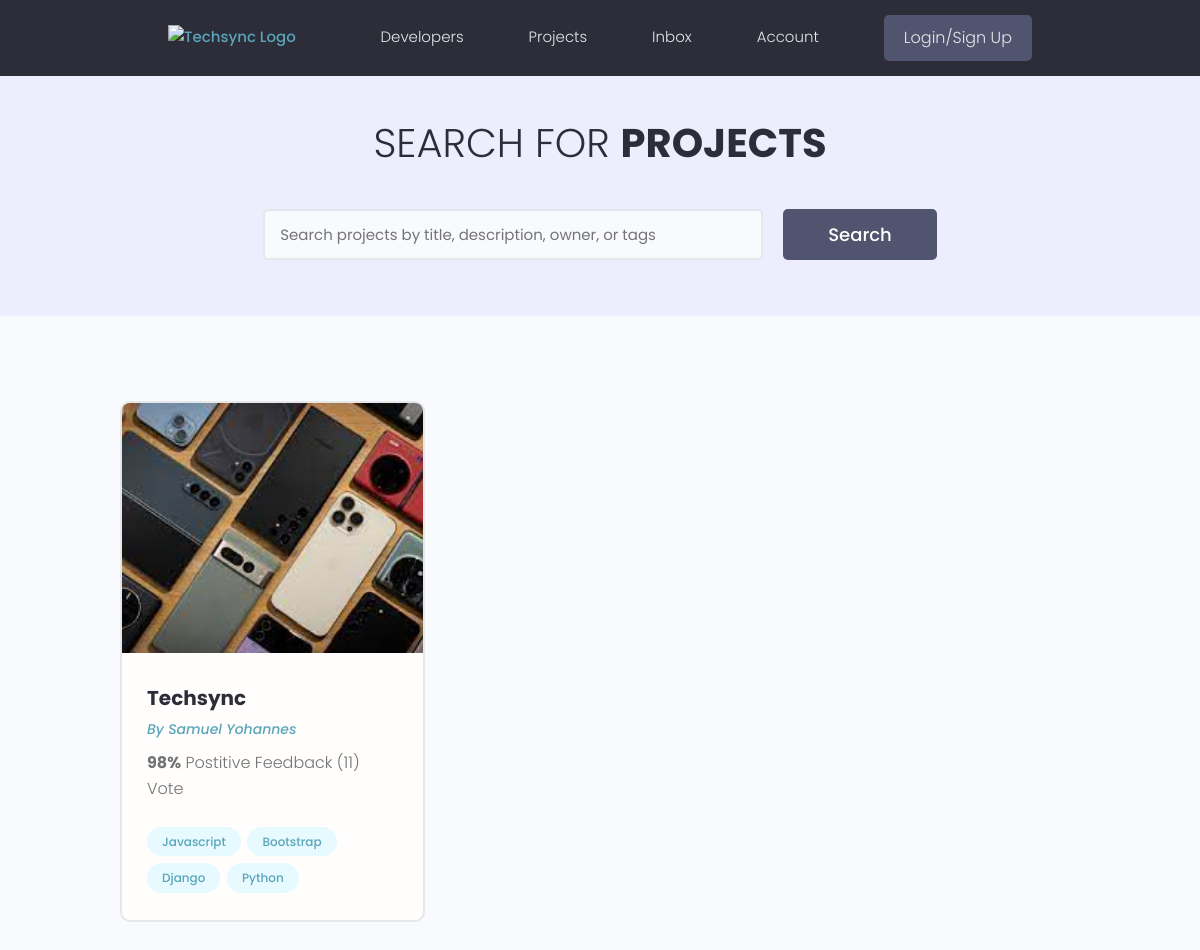
Before: /projects/ with the older database file.
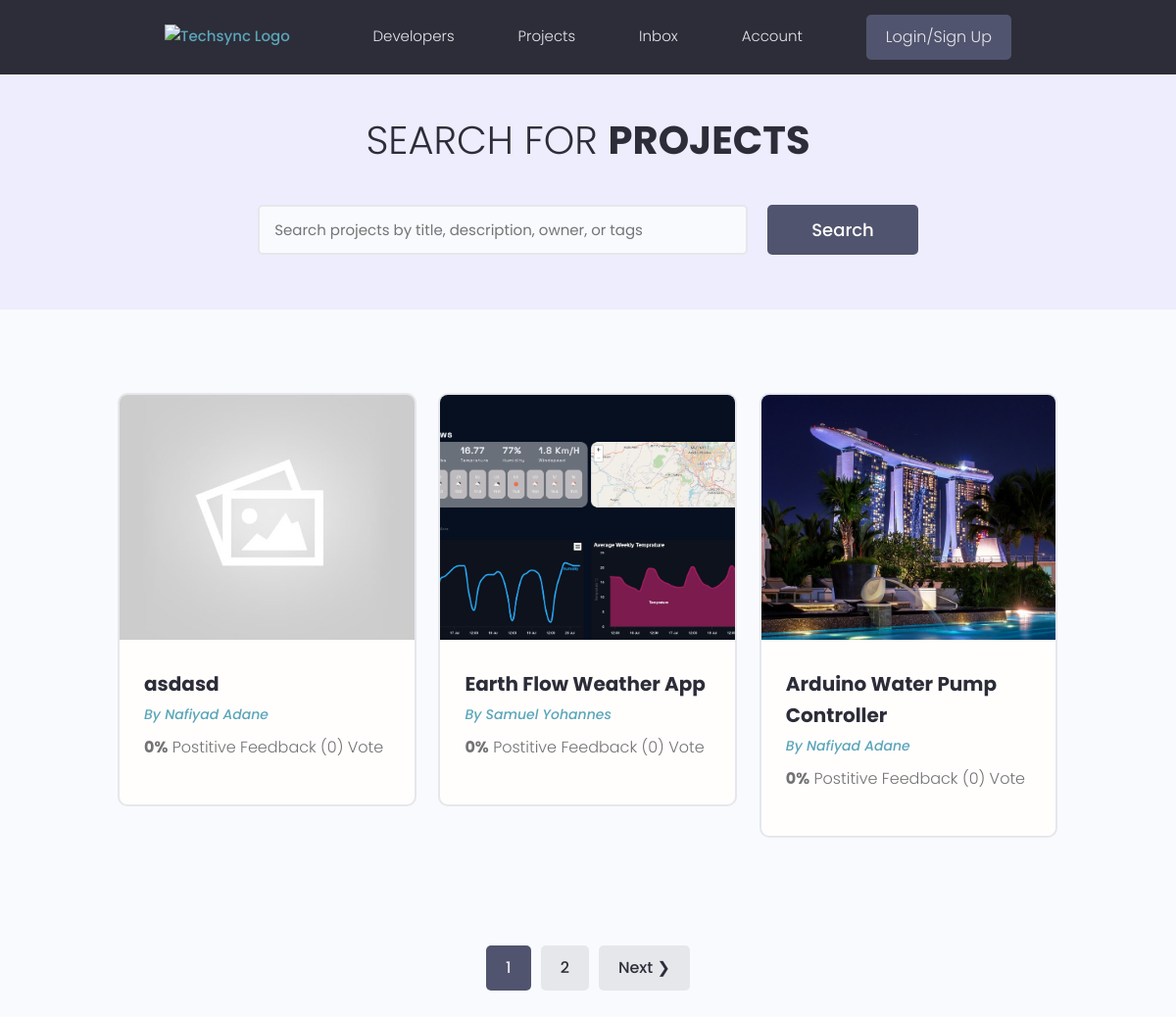
After: the same page with the newer database file.
### projects/models.py (models this page shows, shortened)
class Project(models.Model):
    id = models.UUIDField(default=uuid.uuid4, primary_key=True, unique=True, editable=False)
    owner = models.ForeignKey(Profile, on_delete=models.SET_NULL, null=True)
    title = models.CharField(max_length=100)
    description = models.TextField(null=True, blank=True)
    image = models.ImageField(null=True, blank=True, default='default.jpg', upload_to= 'project_image')
    demo_link = models.URLField(null=True, blank=True)
    source_link = models.URLField(null=True, blank=True)
    created_at = models.DateTimeField(auto_now_add=True)
    tags = models.ManyToManyField('Tag', blank=True)
    vote_count = models.IntegerField(default=0, null=True, blank=True)
    vote_ratio = models.IntegerField(default=0, null=True, blank=True)
    class Meta:
        ordering = ['-created_at']

class Tag(models.Model):
    id = models.UUIDField(default=uuid.uuid4, primary_key=True, unique=True, editable=False, )
    name = models.CharField(max_length=300)
    created_at = models.DateTimeField(auto_now_add=True)

### users/models.py (models this page shows, shortened)
class Profile(models.Model):
    id = models.UUIDField(default=uuid.uuid4, primary_key=True, unique=True, editable=False, )
    user = models.OneToOneField(User, on_delete=models.CASCADE,null=True,blank=True)
    name = models.CharField(max_length=200, blank=True,null=True)
    username = models.CharField(max_length=200, blank=True,null=True,unique=True)
    headline = models.CharField(max_length=200, blank=True,null=True)
    about = models.TextField(blank=True, null=True)
    location = models.CharField(max_length=200, blank=True,null=True)
    profile_image = models.ImageField(null=True, blank=True,upload_to='profiles', default='default_profile.png')
    github_link = models.CharField(max_length=200, blank=True,null=True)
    twitter_link = models.CharField(max_length=200, blank=True,null=True)
    linkedin_link = models.CharField(max_length=200, blank=True,null=True)
    personal_link = models.CharField(max_length=200, blank=True,null=True)
    created_at = models.DateTimeField(auto_now_add=True)

### projects/views.py (the view)
# urls.py: path('', views.projects, name='projects'),
def projects(request):
    search_query = request.GET.get('search_query', '')
    projects = get_project_search_results(search_query)
    custom_range, projects = paginateProjects(request, projects,3 )
    context = {
        'projects': projects,
        'search_query': search_query,
        'custom_range':custom_range,
    }
    return render(request,'projects/projects.html',context)

### projects/utils.py (called while the page is built)
def paginateProjects(request, projects, results):
    page = request.GET.get('page')
    paginator = Paginator(projects, results)
    try:
        projects = paginator.page(page)
    except PageNotAnInteger:
        page = 1
        projects = paginator.page(page)
    except EmptyPage:
        page = paginator.num_pages
        projects = paginator.page(page)
    leftIndex = (int(page) - 4)
    if leftIndex < 1:
        leftIndex = 1
    rightIndex = (int(page) + 5)
    if rightIndex > paginator.num_pages:
        rightIndex = paginator.num_pages + 1
    custom_range = range(leftIndex, rightIndex)
    return custom_range, projects

def get_project_search_results(search_query):
    if search_query:
        projects = Project.objects.distinct().filter(
            Q(title__icontains=search_query) |
            Q(description__icontains=search_query) |
            Q(owner__name__icontains=search_query) |
            Q(tags__name__icontains=search_query)
        )
    else:
        projects = Project.objects.all()
    return projects

### templates/projects/projects.html (shortened to what this page needs)
{% extends "main/main.html" %}
{% block content %}
  <main class="projects">
    <section class="hero-section text-center">
      <div class="container container--narrow">
        <div class="hero-section__box">
          <h2>Search for <span>Projects</span></h2>
        </div>
        <div class="hero-section__search">
          <form id='searchForm' class="form" action="{% url 'projects'%}" method="get">
            <div class="form__field">
              <input class="input input--text" id="formInput#search" type="text" name="search_query"
              placeholder="Search projects by title, description, owner, or tags" value="{{ search_query }}" />
            </div>
            <input class="btn btn--sub btn--lg" type="submit" value="Search" />
          </form>
        </div>
      </div>
    </section>
    <section class="projectsList">
      <div class="container">
        <div class="grid grid--three">
          {% for project in projects %}
            <div class="column">
              <div class="card project">
                <a href="{% url 'project_detail' project.pk %}" class="project">
                  <img class="project__thumbnail" src="{{project.image.url}}" alt="project thumbnail" />
                  <div class="card__body">
                    <h3 class="project__title">{{ project.title }}</h3>
                    {% if project.owner %}
                      <p><a class="project__author" href="{% url 'user-profile' project.owner.pk %}">By {{project.owner.name}}</a></p>
                    {% else %}
                      <p class="project__author">By Anonymous</p>
                    {% endif %}
                    <p class="project--rating">
                      <span style="font-weight: bold;">{{ project.vote_ratio }}%</span> Postitive
                      Feedback ({{ project.vote_count }}) Vote
                    </p>
                    <div class="project__tags">
                      {% for tag in project.tags.all %}
                        <span class="tag tag--pill tag--main">
                          <small>{{ tag.name }}</small>
                        </span>
                      {% endfor %}
                    </div>
                  </div>
                </div>
              </div>
          {% endfor %}
        </div>
      </div>
    </section>
    {% include 'main/pagination.html' with queryset=projects custom_range=custom_range %}
{% endblock %}

Changed rows visible on the page:
no longer on this page (row unchanged): Project: image (picture), title "Techsync", owner.name "Samuel Yohannes", vote_ratio "98", vote_count "11"
no longer on this page (row unchanged): Tag: name "Javascript"
no longer on this page (row unchanged): Tag: name "Bootstrap"
no longer on this page (row unchanged): Tag: name "Django"
no longer on this page (row unchanged): Tag: name "Python"
added Project: image (placeholder picture), title "asdasd", owner.name "Nafiyad Adane", vote_ratio "0", vote_count "0"
added Project: image (picture), title "Earth Flow Weather App", owner.name "Samuel Yohannes", vote_ratio "0", vote_count "0"
added Project: image (picture), title "Arduino Water Pump Controller", owner.name "Nafiyad Adane", vote_ratio "0", vote_count "0"
Other visible differences:
new list line: "1"
new list line: "2"
text now shown: "Next ❯"
